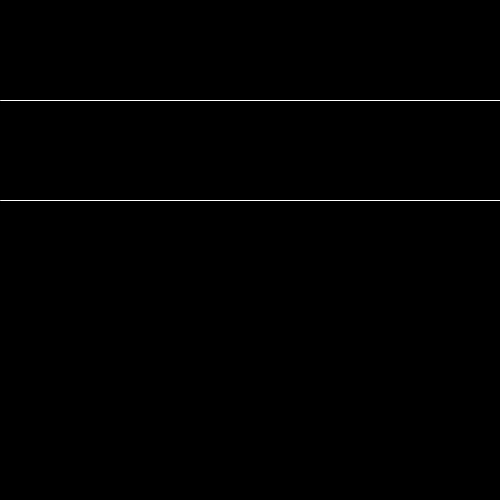
Frame 1 (no input)
Frame 60 (the mouse pressed at the canvas centre just before this capture): identical to frame 1, image omitted
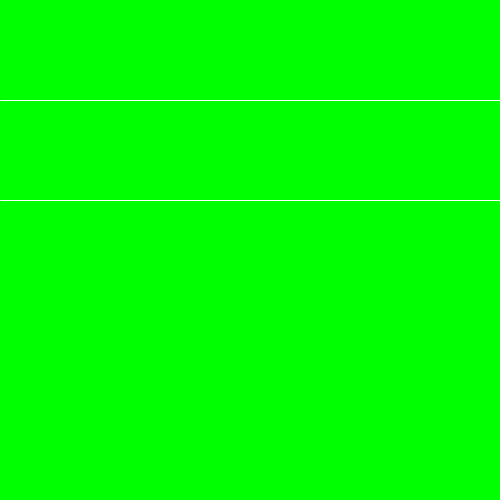
Frame 120 (the mouse held since frame 60 and released just before this capture)

The Processing sketch that drew these frames (run headless with seeded random() and noise(); from frame 60 on, the mouse is pressed at the canvas centre):

// Processing sketch: sketch_180508a
// ── sketch_180508a.pde
void setup()
{size(500,500);
}
void draw()
{background(0);
if(mouseY>100)
{background(255,0,0);
}
if(mouseY>200)
{background(0,255,0);
}
stroke(255);
line(0,100,width,100);
line(0,200,width,200);

}
